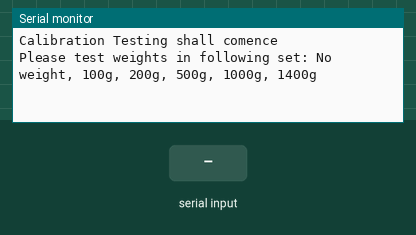
The sketch below on a simulated Arduino Uno, built with avr-gcc and run on an emulated ATmega328P. On the bench: the last lines printed to the serial monitor. The inputs (shaded band) are chosen by the test bench.

Above: at 2.7 s.
2.8 s: "Y" received over Serial
At 3.2 s:
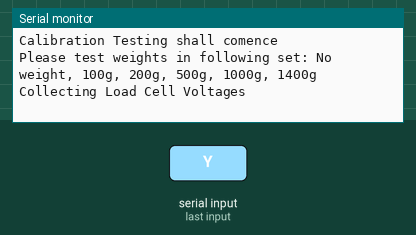
At 8.2 s:
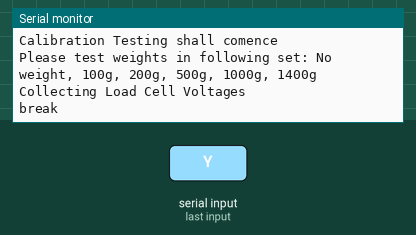

Measured:
- after the input at 2.8 s, the serial monitor: prints a new line at once (image 1)

The sketch:

LoadCell_Calibration_withDAQ.ino
```cpp
// To be used with LoadCellCalibration_Acquisition.py to find values of voltages to weights

char choice;
void setup(){
  Serial.begin(9600);
  delay(1000);
  Serial.println("Calibration Testing shall comence");
  Serial.println("Please test weights in following set: No weight, 100g, 200g, 500g, 1000g, 1400g");
  delay(500);
}
 void loop(){

  choice = Serial.read();
  if (choice == 'Y' || choice == 'y') {// Start if Python Serial Reader is ready
    Serial.println("Collecting Load Cell Voltages");
    delay(5000);
    Serial.println("break");
  }
  if (choice == 'N' || choice == 'n') {
    while(true){}
  }


}
```
